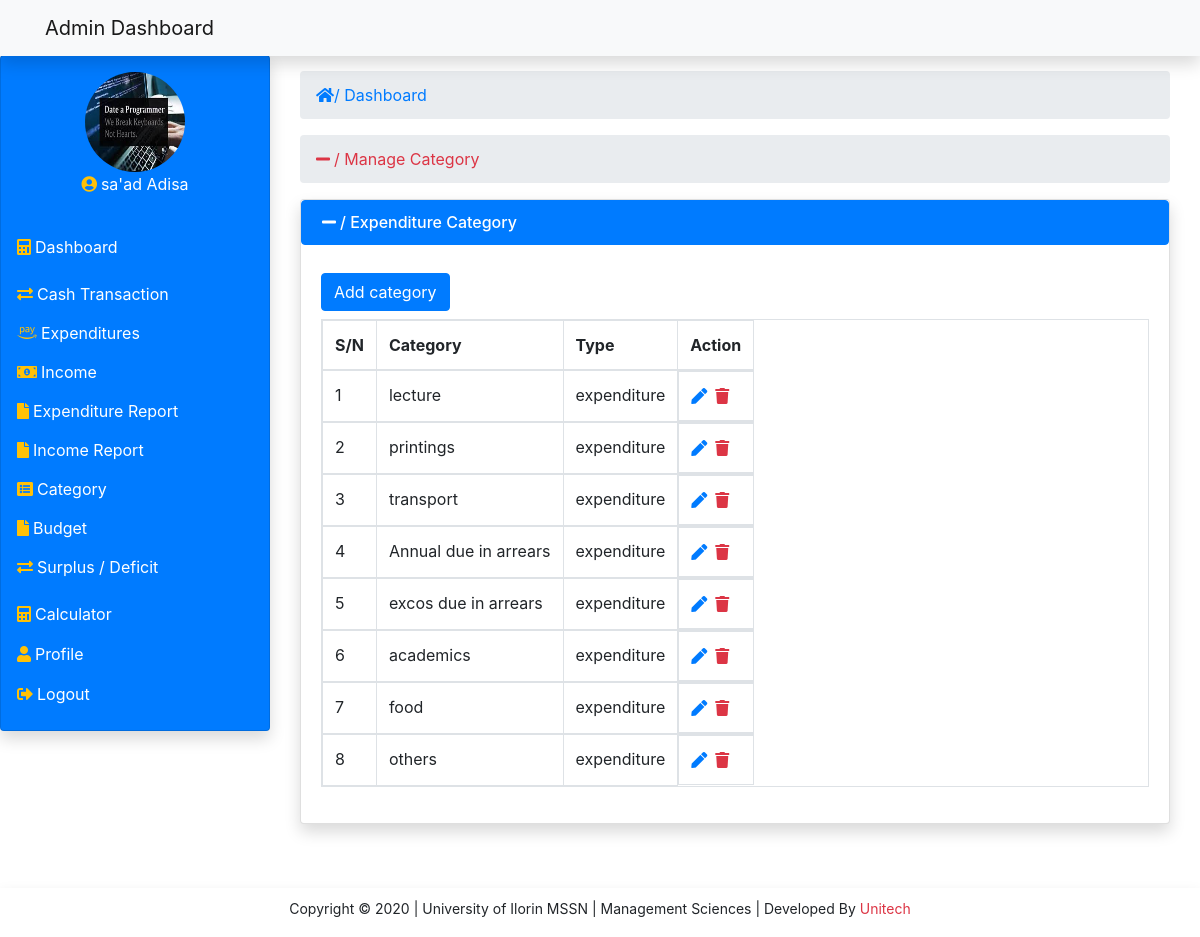
The app's page /views/catexp.php (signed in) with its own data.
### tables this page shows
CREATE TABLE `category` (
  `id` int(11) NOT NULL,
  `category_name` varchar(200) NOT NULL,
  `category_type` varchar(200) NOT NULL
);

### modal/modal.php (called while the page is built, shortened)
<?php
    class Modal{
        private $localhost = 'localhost';
        private $dbname = 'management';
        private $username = 'root';
        private $password = '';
        public $conn;
        public function __construct(){
           try {
               $this->conn = new mysqli($this->localhost,$this->username,$this->password,$this->dbname);
           } catch (Exception $e) {
               echo 'connection failed'.$e->getMessage();
           }
        }
		public function fetch_cat($type){
			$data = null;
			$query = "SELECT * FROM category WHERE category_type='$type' ";
			$stmt = $this->conn->prepare($query);
			if($stmt->execute()){
				$result = $stmt->get_result();
				if (mysqli_num_rows($result) > 0) {
					while ($fetch = $result->fetch_assoc()) {
						$data[] = $fetch;
					}
				}
			}
			return $data;
		}
		public function fetch_picture($id){
			$data = null;
			$query = "SELECT picture FROM admin_details WHERE id = ?";
			$stmt = $this->conn->prepare($query);
			$stmt->bind_param('i',$id);
			if($stmt->execute()){
				$result = $stmt->get_result();
				$fetch = $result->fetch_assoc();
				$data = $fetch;
			}
			return $data;
		}
    }
?>

### views/catexp.php (the view, shortened to what this page needs)
<!DOCTYPE html>
<html lang="en">
<head>
     <link rel="stylesheet" href="../css/style.css">
    <link rel="stylesheet" href="../css/all.css">
    <link rel="stylesheet" href="../css/bootstrap.min.css">
    <link rel="stylesheet" href="../css/fontawesome.min.css">
</head>
<body>
                    <?php include '../includes/topbar.php';?>
                <?php include '../includes/sidebar.php';?>
                <ol class="breadcrumb">
                    <li class="active text-danger"><i class="fa fa-minus mr-1"></i>/ Manage Category</li>
                </ol>
                <div class="card shadow">
                <div>
                    <h6 class="list-group-item active"><i class="fa fa-minus mr-1"></i>/ Expenditure Category</h6>
                </div>
                <div class="card-body">
                    <div class="responsive">
                        <table class="table table-responsive table-bordered table-hover">
                            <div class="text-left">
                                <button class="btn btn-primary my-2" type="button" data-toggle="modal" data-target="#addcategory">Add category</button>
                            </div>
                            <thead>
                                <tr>
                                    <th>S/N</th>
                                    <th>Category</th>
                                    <th>Type</th>
                                    <th>Action</th>
                                </tr>
                            </thead>
                            <tbody>
                                <?php
                                    $modal = new Modal;
                                    $type = 'expenditure';
                                    $row = $modal->fetch_cat($type);
                                    $count = 1;
                                    foreach($row as $rows){?>
                                <tr>
                                    <td><?= $count++;?></td>
                                    <td><?= $rows['category_name'];?></td>
                                    <td><?= $rows['category_type'];?></td>
                                    <td style="display:flex;">
                                        <a href="catedit.php?ecid=<?=$rows['id'];?>"><i class="fas fa-pen mr-2 text-primary"></i></a>
                                        <a href="delete.php?ecid=<?=$rows['id'];?>"><i class="fas fa-trash text-danger"></i></a>
                                    </td>
                                </tr>
                            </tbody>
                                    <?php } ?>
                        </table>
                    </div>
                </div>
			</div>
        </div>
            <?php include '../includes/footer.php';?>
</body>
</html>

### includes/sidebar.php (shortened to what this page needs)
  <div class="container-fluid toggle-nav">
      <div class="row justify-content-left align-items-left">
          <div class="col-md-3 nav-toggle" id="cols">
              <div class="card shadow bg-primary text-white p-3">
                  <div class="text-center">
                  <?php
                      include '../modal/modal.php';
                      $modal = new Modal;
                      $id = $_SESSION['id'];
                      $picture = $modal->fetch_picture($id);
             ?>
                      <img src="<?= $picture['picture']; ?>" id="img-fluid" class="img-fluid card-img-top" alt="profile image">
                  </div>
                  <div class="caption">
                      <p class="text-center"><i class="fas text-warning fa-user-circle mr-1 text-warning"></i><?= $_SESSION['username']; ?></p>
                  </div>
                  <ul class="navbar-nav">
                      <li class="nav-item">
                          <a href="../admin/dashboard.php" class="nav-link"><i class="fas text-warning fa-calculator mr-1"></i>Dashboard</a>
                      </li>
                      <li class="nav-item" onclick="transact()"><i class="fas text-warning text-warning fa-exchange-alt mr-1"></i>Cash Transaction
                      </li>
                      <li class="nav-item" onclick="expenditure()"><i class="fab text-warning fa-amazon-pay mr-1"></i>Expenditures
                      </li>
                      <li class="nav-item" onclick="income()"><i class="fas text-warning fa-money-bill-alt mr-1" arial-hidden="true"></i>Income
                      </li>
                      <li class="nav-item" onclick="expReport()"><i class="fa fa-file text-warning mr-1"></i>Expenditure Report
                      </li>
                      <li class="nav-item" onclick="incReport()"><i class="fa fa-file mr-1 text-warning"></i>Income Report
                      </li>
                      <li class="nav-item" onclick="category()"><i class="fas text-warning fa-list-alt mr-1" arial-hidden="true"></i>Category
                      </li>
                      <li class="nav-item" onclick="budget()"><i class="fa text-warning fa-file mr-1"></i>Budget
                      </li>
                      <li class="nav-item" onclick="balance()"><i class="fas text-warning text-warning fa-exchange-alt mr-1"></i>Surplus / Deficit
                      </li>
                      <li class="nav-item"><a href="../views/calculator.php" class="nav-link"><i class="fas text-warning fa-calculator mr-1"></i>Calculator</a></li>
                      <li class="nav-item mt-0"><a href="../views/profile.php" class="nav-link"><i class="fas text-warning fa-user mr-1"></i>Profile</a></li>
                      <li class="nav-item mt-0"><a href="../views/logout.php" class="nav-link"><i class=" text-warning fas fa-sign-out-alt mr-1"></i>Logout</a></li>
                  </ul>
              </div>
          </div>
                          <div class="col-md-9 my-3">
<ol class="breadcrumb">
	<li class="active text-primary"> <i class="fas fa-home text-primary"></i>/ Dashboard</li>
</ol>

### css/style.css (style rules this page uses)
body { margin: 0; padding: 0; scroll-behavior: smooth; background-color: #E5E5E5; }
.toggle-nav { margin-top: 55px !important; }
.container-fluid > .row > .col-md-3 > .card > div > img { border-radius: 50%; text-align: center; margin: 0 auto !important; width: 100px; height: 100px; position: relative; }
.container-fluid > .row > .col-md-3 > .card > ul { position: relative; }
.container-fluid > .row > .col-md-3 > .card > ul > li { margin-top: 15px; cursor: pointer; }
.container-fluid > .row > .col-md-3 > .card > ul > li > div a,.container-fluid > .row > .col-md-3 > .card > ul > li > a { text-decoration: none !important; color: white !important; }
#cols { margin-left: -15px; }

### css/all.css (style rules this page uses)
.fa, .fas, .far, .fal, .fad, .fab { -moz-osx-font-smoothing: grayscale; -webkit-font-smoothing: antialiased; display: inline-block; font-style: normal; font-variant: normal; text-rendering: auto; line-height: 1; }
.fa-amazon-pay:before { content: "\f42c"; }
.fa-calculator:before { content: "\f1ec"; }
.fa-exchange-alt:before { content: "\f362"; }
.fa-file:before { content: "\f15b"; }
.fa-home:before { content: "\f015"; }
.fa-list-alt:before { content: "\f022"; }
.fa-minus:before { content: "\f068"; }
.fa-money-bill-alt:before { content: "\f3d1"; }
.fa-pen:before { content: "\f304"; }
.fa-sign-out-alt:before { content: "\f2f5"; }
.fa-trash:before { content: "\f1f8"; }
.fa-user:before { content: "\f007"; }
.fa-user-circle:before { content: "\f2bd"; }
.fab { font-family: 'Font Awesome 5 Brands'; font-weight: 400; }
.fa, .fas { font-family: 'Font Awesome 5 Free'; font-weight: 900; }

### records on screen
category: category_name "lecture", category_type "expenditure"
category: category_name "printings", category_type "expenditure"
category: category_name "transport", category_type "expenditure"
category: category_name "Annual due in arrears", category_type "expenditure"
category: category_name "excos due in arrears", category_type "expenditure"
category: category_name "academics", category_type "expenditure"
category: category_name "food", category_type "expenditure"
category: category_name "others", category_type "expenditure"

### other values on screen
$_SESSION['username'] "sa'ad Adisa"
